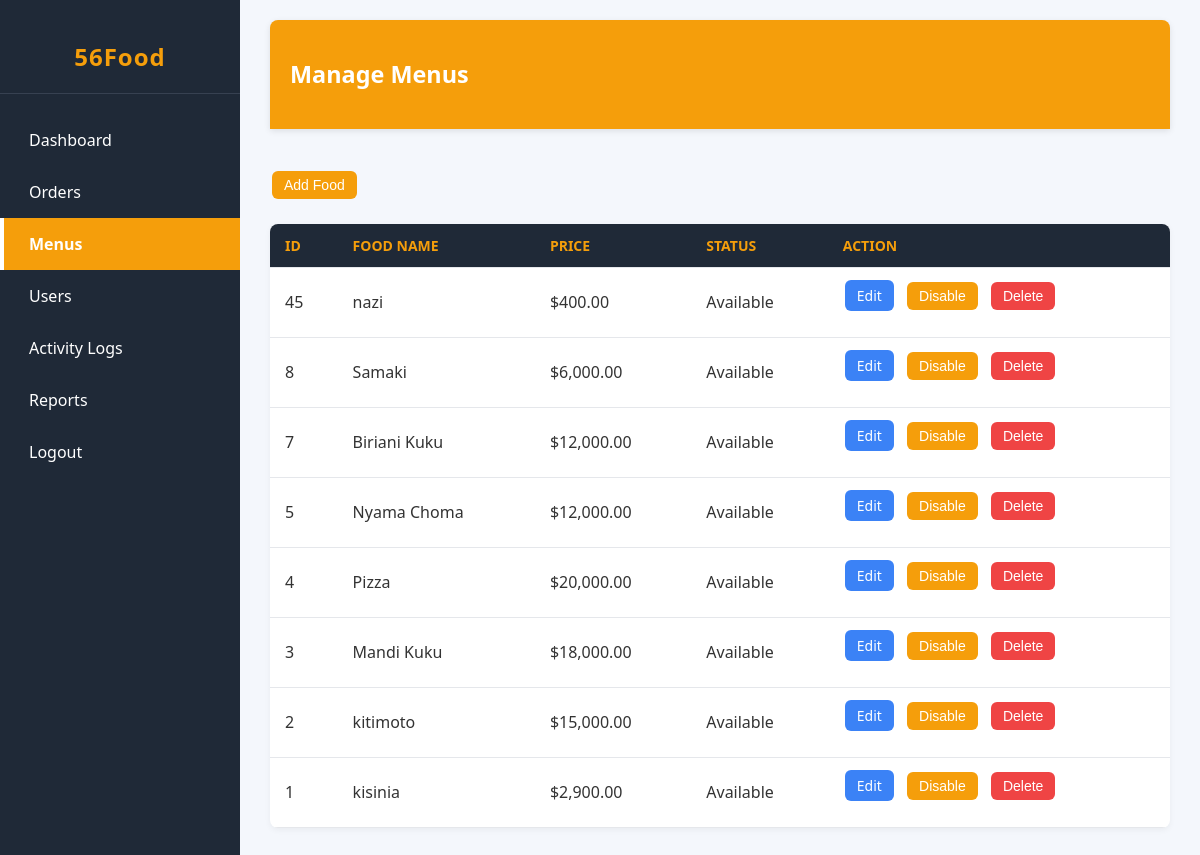
/admin/menus.php (signed in), run on the app's committed database.
### tables this page shows
CREATE TABLE `menu` (
  `id` int(11) NOT NULL,
  `name` varchar(100) NOT NULL,
  `description` text DEFAULT NULL,
  `price` decimal(10,2) NOT NULL,
  `image` varchar(255) DEFAULT NULL,
  `status` enum('available','unavailable') DEFAULT 'available',
  `created_at` timestamp NOT NULL DEFAULT current_timestamp()
);

### admin/menus.php (the view, shortened to what this page needs)
<?php
require_once __DIR__ . "/../include/auth.php";
$menus = [];
$sql = "SELECT id, name, price, status FROM menu ORDER BY created_at DESC";
if ($result = mysqli_query($conn, $sql)) {
    while ($row = mysqli_fetch_assoc($result)) {
        $menus[] = $row;
    }
}
?>
<!DOCTYPE html>
<html lang="en">
<head>
    <link rel="stylesheet" href="../assets/css/admin/dashboard.css">
</head>
<body>
    <div class="admin-wrapper">
        <aside class="sidebar">
            <h2>56Food</h2>
            <ul>
                <li><a href="dashboard.php">Dashboard</a></li>
                <li><a href="orders.php">Orders</a></li>
                <li><a href="menus.php" class="active">Menus</a></li>
                <li><a href="users.php">Users</a></li>
                <li><a href="activity_logs.php">Activity Logs</a></li>
                <li><a href="reports.php">Reports</a></li>
                <li><a href="../logout.php">Logout</a></li>
            </ul>
        </aside>
        <main class="main-content">
            <header class="admin-header">
                <h3>Manage Menus</h3>
            </header>
            <section class="tab-panel active">
                <button class="btn add" id="addFoodBtn">
                    <a href="add_menus.php" style="color: white; text-decoration: none;">Add Food</a>
                </button>
                <table>
                    <thead>
                        <tr>
                            <th>ID</th>
                            <th>Food Name</th>
                            <th>Price</th>
                            <th>Status</th>
                            <th>Action</th>
                        </tr>
                    </thead>
                    <tbody id="menuTable">
                        <?php if (empty($menus)): ?>
                            <tr>
                                <td colspan="5">No menu items found.</td>
                            </tr>
                        <?php else: ?>
                            <?php foreach ($menus as $menu): ?>
                                <tr>
                                    <td><?= (int) $menu['id'] ?></td>
                                    <td><?= htmlspecialchars($menu['name']) ?></td>
                                    <td>$<?= number_format($menu['price'], 2) ?></td>
                                    <td><?= htmlspecialchars(ucfirst($menu['status'])) ?></td>
                                    <td>
                                        <a href="edit_menus.php?id=<?= (int) $menu['id'] ?>" class="btn edit" style="color:white; text-decoration:none;">Edit</a>
                                        <form class="ajax-form" data-api="/56Food/api/admin/menus_action.php" style="display:inline-block; margin-left:5px;">
                                            <button type="submit" class="btn add">
                                                <?= $menu['status'] === 'available' ? 'Disable' : 'Enable' ?>
                                            </button>
                                        </form>
                                        <form class="ajax-form" data-api="/56Food/api/admin/menus_action.php" data-confirm="Delete this menu item?" style="display:inline-block; margin-left:5px;">
                                            <button type="submit" class="btn delete">Delete</button>
                                        </form>
                                    </td>
                                </tr>
                            <?php endforeach; ?>
                        <?php endif; ?>
                    </tbody>
                </table>
            </section>
        </main>
    </div>
</body>
</html>

### assets/css/admin/dashboard.css (style rules this page uses)
body { margin: 0; font-family: 'Segoe UI', Tahoma, Geneva, Verdana, sans-serif; background: #f4f7fc; color: #333; }
.admin-wrapper { display: flex; min-height: 100vh; transition: all 0.3s ease; }
.sidebar { width: 240px; background: #1f2937; color: white; display: flex; flex-direction: column; transition: all 0.3s ease; }
.sidebar h2 { text-align: center; padding: 20px 0; color: #f59e0b; font-size: 24px; font-weight: bold; letter-spacing: 1px; border-bottom: 1px solid #374151; }
.sidebar ul { list-style: none; padding: 0; margin: 0; flex: 1; }
.sidebar ul li { cursor: pointer; transition: all 0.3s ease; }
.sidebar ul li a { display: block; padding: 15px 25px; color: white; text-decoration: none; font-size: 16px; transition: all 0.3s ease; border-left: 4px solid transparent; }
.sidebar ul li a.active { background: #f59e0b; color: white; border-left: 4px solid #fff; font-weight: bold; }
.main-content { flex: 1; background: #f4f7fc; padding: 20px 30px; }
.admin-header { background: #f59e0b; color: white; padding: 15px 20px; font-size: 20px; font-weight: 600; border-radius: 8px 8px 0 0; margin-bottom: 20px; box-shadow: 0 2px 6px rgba(0,0,0,0.1); }
.tab-panel { display: none; padding: 20px 0; }
.tab-panel.active { display: block; }
table { width: 100%; border-collapse: collapse; margin-top: 10px; background: #fff; box-shadow: 0 2px 6px rgba(0,0,0,0.05); border-radius: 8px; overflow: hidden; }
table th, table td { border: none; padding: 12px 15px; text-align: left; }
table th { background: #1f2937; color: #f59e0b; text-transform: uppercase; font-size: 14px; }
table tr { border-bottom: 1px solid #e5e7eb; transition: background 0.3s ease; }
.btn { padding: 6px 12px; border: none; cursor: pointer; border-radius: 6px; margin: 2px; font-size: 14px; transition: all 0.3s ease; }
.btn.delete { background: #ef4444; color: white; }
.btn.edit { background: #3b82f6; color: white; }
.btn.add, .btn.add-user { background: #f59e0b; color: white; margin-bottom: 15px; }

### data on the page
menu: id "45", name "nazi", price "400.00", status "Available", shows "Disable"
menu: id "8", name "Samaki", price "6,000.00", status "Available", shows "Disable"
menu: id "7", name "Biriani Kuku", price "12,000.00", status "Available", shows "Disable"
menu: id "5", name "Nyama Choma", price "12,000.00", status "Available", shows "Disable"
menu: id "4", name "Pizza", price "20,000.00", status "Available", shows "Disable"
menu: id "3", name "Mandi Kuku", price "18,000.00", status "Available", shows "Disable"
menu: id "2", name "kitimoto", price "15,000.00", status "Available", shows "Disable"
menu: id "1", name "kisinia", price "2,900.00", status "Available", shows "Disable"
